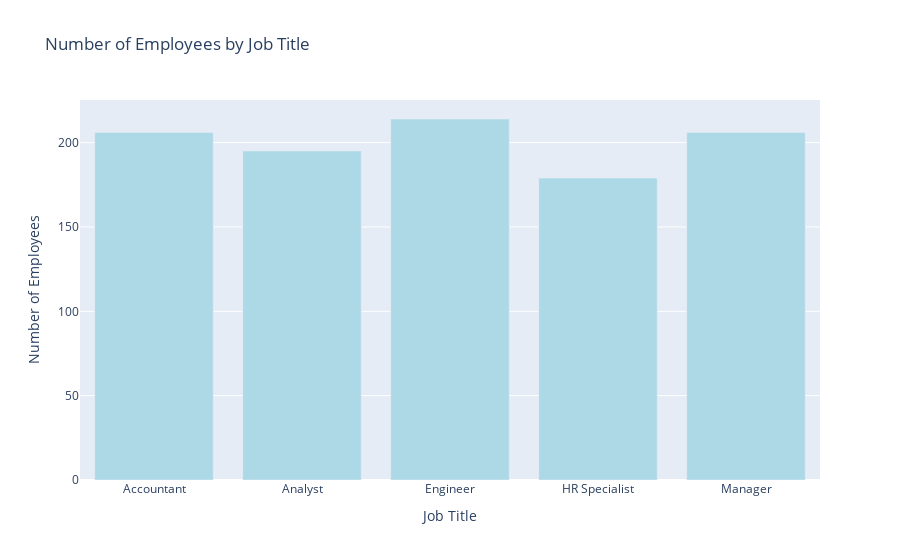

This figure's notebook cell:
### Markdown cell above
Sales department have higher number of employees

### Code cell
#number of employees by job title
emp_job = emp_attrition.groupby('Job_Title')['Employee_ID'].count().reset_index()
emp_job.columns = ['Job_Title', 'Employee_Count']
print(emp_job)

fig1 = px.bar(emp_job, x='Job_Title', y='Employee_Count', title='Number of Employees by Job Title', 
              labels={'Job_Title': 'Job Title', 'Employee_Count': 'Number of Employees'})
fig1.update_traces(marker_color='#ADD8E6')

fig1.show()

### Figure 1 — Plotly figure (JSON) as saved in the notebook; plotly's stock layout.template omitted (floating-point values rounded to 4 significant figures)
{"data": [{"alignmentgroup": "True", "hovertemplate": "Job Title=%{x}<br>Number of Employees=%{y}<extra></extra>", "legendgroup": "", "marker": {"color": "#ADD8E6", "pattern": {"shape": ""}}, "name": "", "offsetgroup": "", "orientation": "v", "showlegend": false, "textposition": "auto", "type": "bar", "x": ["Accountant", "Analyst", "Engineer", "HR Specialist", "Manager"], "xaxis": "x", "y": [206, 195, 214, 179, 206], "yaxis": "y"}], "layout": {"autosize": true, "barmode": "relative", "legend": {"tracegroupgap": 0}, "title": {"text": "Number of Employees by Job Title"}, "xaxis": {"anchor": "y", "autorange": true, "domain": [0, 1], "range": [-0.5, 4.5], "title": {"text": "Job Title"}, "type": "category"}, "yaxis": {"anchor": "x", "autorange": true, "domain": [0, 1], "range": [0, 225.3], "title": {"text": "Number of Employees"}, "type": "linear"}}}
